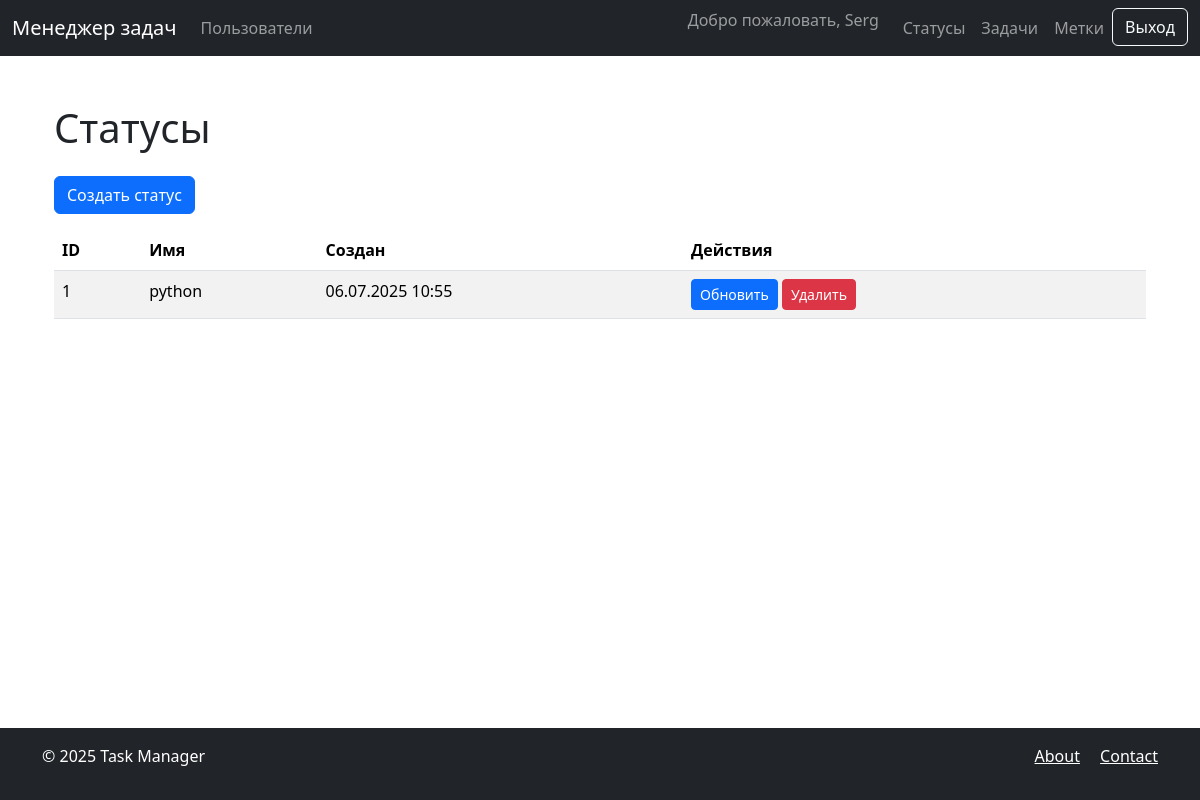
The app's page /statuses/ (signed in), older data.
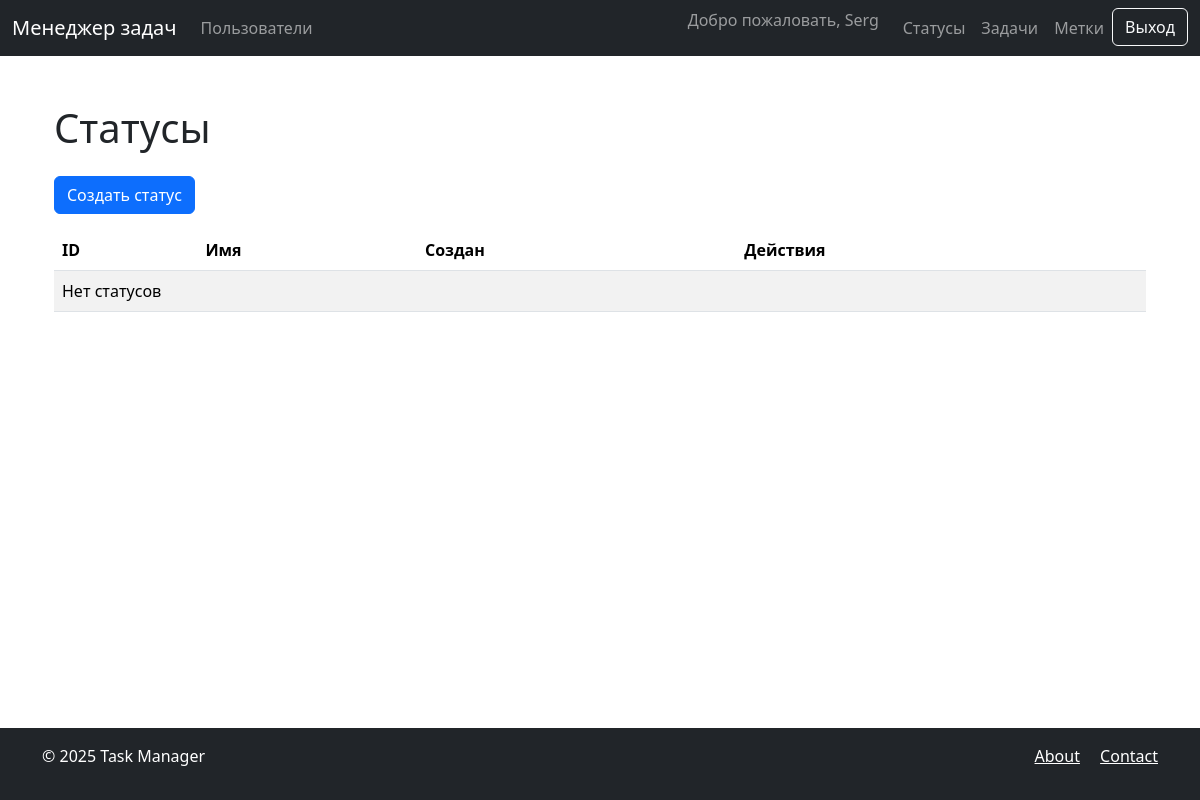
The same page, newer data.
### statuses/models.py (models this page shows, shortened)
class Status(models.Model):
    name = models.CharField(
        max_length=100,
        unique=True,
        verbose_name=_('Name')
    )
    created_at = models.DateTimeField(
        auto_now_add=True,
        verbose_name=_('Created at')
    )
    class Meta:
        verbose_name = _('Status')
        verbose_name_plural = _('Statuses')

### statuses/views.py (the view)
# urls.py: path('', views.StatusListView.as_view(), name='list'),
class StatusListView(LoginRequiredMixin, ListView):
    model = Status
    template_name = 'statuses/list.html'
    context_object_name = 'statuses'

### task_manager/templates/statuses/list.html
{% extends "base.html" %}
{% load i18n %}
{% block content %}
<div class="container">
    <h1 class="my-4">{% trans "Статусы" %}</h1>
    <a href="{% url 'statuses:create' %}" class="btn btn-primary mb-3">
        {% trans "Создать статус" %}
    </a>
    <table class="table table-striped">
        <thead>
            <tr>
                <th>ID</th>
                <th>{% trans "Имя" %}</th>
                <th>{% trans "Создан" %}</th>
                <th>{% trans "Действия" %}</th>
            </tr>
        </thead>
        <tbody>
            {% for status in statuses %}
            <tr>
                <td>{{ status.id }}</td>
                <td>{{ status.name }}</td>
                <td>{{ status.created_at|date:"d.m.Y H:i" }}</td>
                <td>
                    <a href="{% url 'statuses:update' status.id %}" class="btn btn-sm btn-primary">
                        {% trans "Обновить" %}
                    </a>
                    <a href="{% url 'statuses:delete' status.id %}" class="btn btn-sm btn-danger">
                        {% trans "Удалить" %}
                    </a>
                </td>
            </tr>
            {% empty %}
            <tr>
                <td colspan="4">{% trans "Нет статусов" %}</td>
            </tr>
            {% endfor %}
        </tbody>
    </table>
</div>
{% endblock %}

Row changes from the older to the newer data that the page shows:
removed Status: id "1", name "python", created_at "06.07.2025 10:55"
Text that changed along with them:
text now shown: "Нет статусов"
